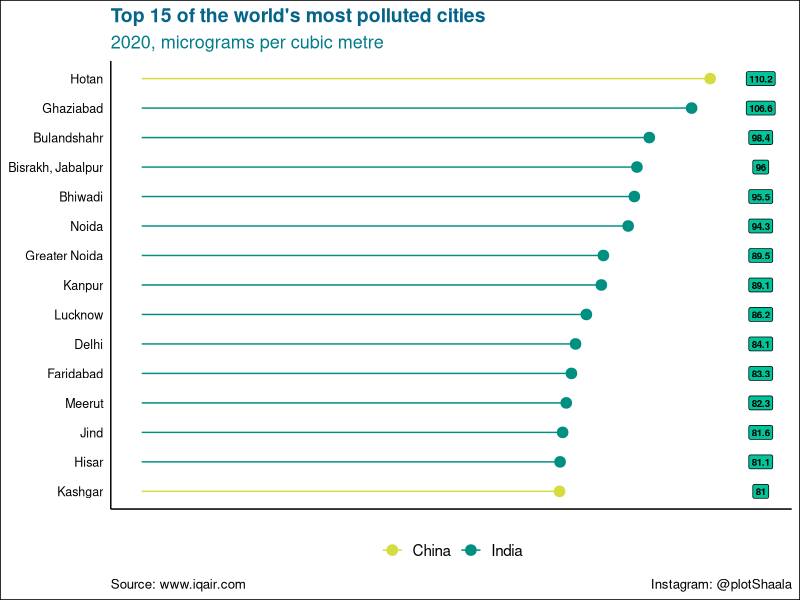

Write R code to recreate this figure.
library(ggplot2)
library(ggthemes)
library(dplyr)

# Variable
countryColor <- c(China = "#D4DC41", India = "#008F81") 
titleColor <- "#05648A"
subTitleColor <- "#037C8C"  
labelFiller <- "#02C39A"  
displayResolution <- 600


# set working directory and read the file
setwd("<details of file path>")
df <- read.csv("Fig1_WorldPollutedCities.csv")
df <- df %>% arrange(desc(ranking))


# This function causes the city to be ordered
# but this starts from the bottom of the axis
df$city  <- factor(
  df$city 
  ,levels =  df$city
)

df


# draw a horizontal lollipop chart
# Horizontal version
p <- ggplot(df, aes(x=value, y=city)) +
    geom_segment( aes(x=0, xend= value, y= city, yend= city, color= country) ) +
    geom_point( aes(color= country), size = 3.25) +
    annotate("label", x = 120 , y =  df$city,  label = df$value,  size = 2.5, fontface = "bold", fill = labelFiller) +
    scale_color_manual(values = countryColor) + 
  
theme_clean() +

# THEME SECTION
  
labs(
  x = NULL
  , y = NULL
  , title = "Top 15 of the world's most polluted cities"
  , subtitle = "2020, micrograms per cubic metre"
  , caption = c("Instagram: @plotShaala", "Source: www.iqair.com" )
) +
  
  theme(
    plot.caption = element_text(hjust=c(1, 0))
    , plot.title = element_text(colour = titleColor)
    , plot.subtitle = element_text(colour = subTitleColor)
  ) +
  
  theme(
    panel.grid.major.x =   element_blank()
    , panel.grid.major.y =  element_blank()
    , panel.grid.minor.x =  element_blank()
    , panel.grid.minor.y = element_blank()
  ) +
  
  theme(
    axis.ticks = element_blank()
    , axis.text.x = element_blank() 
  ) +
  
  theme(
    legend.title = element_blank()
    , legend.position="bottom"
    , legend.background = element_blank()
  ) 
  

ggsave(plot = p, width = 5.6, height = 4.8,  dpi = displayResolution, filename = "Fig1_WorldPollutedCities.png")
